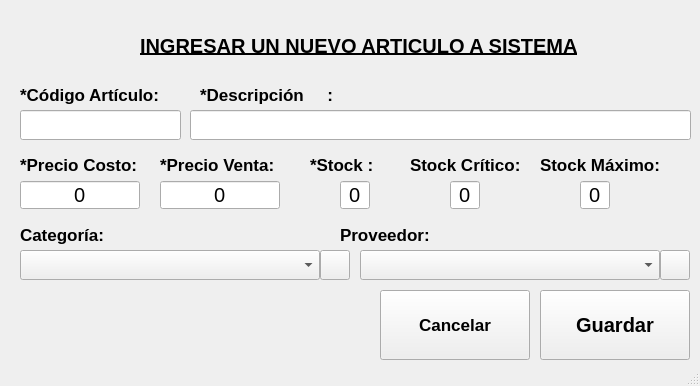
<?xml version="1.0" encoding="UTF-8"?>
<ui version="4.0">
 <class>MainWindow</class>
 <widget class="QMainWindow" name="MainWindow">
  <property name="geometry">
   <rect>
    <x>0</x>
    <y>0</y>
    <width>700</width>
    <height>386</height>
   </rect>
  </property>
  <property name="windowTitle">
   <string>Ingresar Producto</string>
  </property>
  <widget class="QWidget" name="centralwidget">
   <widget class="QLabel" name="label_09">
    <property name="geometry">
     <rect>
      <x>540</x>
      <y>150</y>
      <width>131</width>
      <height>30</height>
     </rect>
    </property>
    <property name="font">
     <font>
      <pointsize>13</pointsize>
      <weight>75</weight>
      <bold>true</bold>
     </font>
    </property>
    <property name="text">
     <string>Stock Máximo:</string>
    </property>
   </widget>
   <widget class="QComboBox" name="cbxCategoriaProductos">
    <property name="geometry">
     <rect>
      <x>20</x>
      <y>250</y>
      <width>300</width>
      <height>30</height>
     </rect>
    </property>
    <property name="font">
     <font>
      <pointsize>15</pointsize>
     </font>
    </property>
    <property name="currentIndex">
     <number>-1</number>
    </property>
   </widget>
   <widget class="QLineEdit" name="txtCodigo">
    <property name="geometry">
     <rect>
      <x>20</x>
      <y>110</y>
      <width>161</width>
      <height>30</height>
     </rect>
    </property>
    <property name="text">
     <string/>
    </property>
   </widget>
   <widget class="QLabel" name="label_07">
    <property name="geometry">
     <rect>
      <x>310</x>
      <y>150</y>
      <width>71</width>
      <height>30</height>
     </rect>
    </property>
    <property name="font">
     <font>
      <pointsize>13</pointsize>
      <weight>75</weight>
      <bold>true</bold>
     </font>
    </property>
    <property name="text">
     <string>*Stock :</string>
    </property>
   </widget>
   <widget class="QPushButton" name="btnAgregarProveedor">
    <property name="geometry">
     <rect>
      <x>660</x>
      <y>250</y>
      <width>30</width>
      <height>30</height>
     </rect>
    </property>
    <property name="font">
     <font>
      <pointsize>15</pointsize>
      <weight>75</weight>
      <bold>true</bold>
     </font>
    </property>
    <property name="text">
     <string/>
    </property>
    <property name="icon">
     <iconset>
      <normaloff>../icon/add-1.png</normaloff>../icon/add-1.png</iconset>
    </property>
    <property name="iconSize">
     <size>
      <width>13</width>
      <height>13</height>
     </size>
    </property>
   </widget>
   <widget class="QLineEdit" name="txtDescripcion">
    <property name="geometry">
     <rect>
      <x>190</x>
      <y>110</y>
      <width>501</width>
      <height>30</height>
     </rect>
    </property>
    <property name="font">
     <font>
      <pointsize>15</pointsize>
     </font>
    </property>
    <property name="text">
     <string/>
    </property>
   </widget>
   <widget class="QComboBox" name="cbxProveedores">
    <property name="geometry">
     <rect>
      <x>360</x>
      <y>250</y>
      <width>300</width>
      <height>30</height>
     </rect>
    </property>
    <property name="font">
     <font>
      <pointsize>15</pointsize>
     </font>
    </property>
    <property name="currentIndex">
     <number>-1</number>
    </property>
   </widget>
   <widget class="QLabel" name="label_04">
    <property name="geometry">
     <rect>
      <x>20</x>
      <y>150</y>
      <width>125</width>
      <height>30</height>
     </rect>
    </property>
    <property name="font">
     <font>
      <pointsize>13</pointsize>
      <weight>75</weight>
      <bold>true</bold>
     </font>
    </property>
    <property name="text">
     <string>*Precio Costo:</string>
    </property>
   </widget>
   <widget class="QLabel" name="label_06">
    <property name="geometry">
     <rect>
      <x>340</x>
      <y>220</y>
      <width>101</width>
      <height>30</height>
     </rect>
    </property>
    <property name="font">
     <font>
      <pointsize>13</pointsize>
      <weight>75</weight>
      <bold>true</bold>
     </font>
    </property>
    <property name="text">
     <string>Proveedor:</string>
    </property>
   </widget>
   <widget class="QLabel" name="label_03">
    <property name="geometry">
     <rect>
      <x>20</x>
      <y>220</y>
      <width>91</width>
      <height>30</height>
     </rect>
    </property>
    <property name="font">
     <font>
      <pointsize>13</pointsize>
      <weight>75</weight>
      <bold>true</bold>
     </font>
    </property>
    <property name="text">
     <string>Categoría:</string>
    </property>
   </widget>
   <widget class="QLabel" name="label_08">
    <property name="geometry">
     <rect>
      <x>410</x>
      <y>150</y>
      <width>121</width>
      <height>30</height>
     </rect>
    </property>
    <property name="font">
     <font>
      <pointsize>13</pointsize>
      <weight>75</weight>
      <bold>true</bold>
     </font>
    </property>
    <property name="text">
     <string>Stock Crítico:</string>
    </property>
   </widget>
   <widget class="QLabel" name="label_01">
    <property name="geometry">
     <rect>
      <x>20</x>
      <y>80</y>
      <width>151</width>
      <height>30</height>
     </rect>
    </property>
    <property name="font">
     <font>
      <pointsize>13</pointsize>
      <weight>75</weight>
      <bold>true</bold>
     </font>
    </property>
    <property name="text">
     <string>*Código Artículo:</string>
    </property>
   </widget>
   <widget class="QPushButton" name="btnAgregaCategoria">
    <property name="geometry">
     <rect>
      <x>320</x>
      <y>250</y>
      <width>30</width>
      <height>30</height>
     </rect>
    </property>
    <property name="font">
     <font>
      <pointsize>15</pointsize>
      <weight>75</weight>
      <bold>true</bold>
     </font>
    </property>
    <property name="text">
     <string/>
    </property>
    <property name="icon">
     <iconset>
      <normaloff>../icon/add-1.png</normaloff>../icon/add-1.png</iconset>
    </property>
    <property name="iconSize">
     <size>
      <width>13</width>
      <height>13</height>
     </size>
    </property>
   </widget>
   <widget class="QLabel" name="label_02">
    <property name="geometry">
     <rect>
      <x>200</x>
      <y>80</y>
      <width>141</width>
      <height>30</height>
     </rect>
    </property>
    <property name="font">
     <font>
      <pointsize>13</pointsize>
      <weight>75</weight>
      <bold>true</bold>
     </font>
    </property>
    <property name="text">
     <string>*Descripción     :</string>
    </property>
   </widget>
   <widget class="QLabel" name="label_05">
    <property name="geometry">
     <rect>
      <x>160</x>
      <y>150</y>
      <width>125</width>
      <height>30</height>
     </rect>
    </property>
    <property name="font">
     <font>
      <pointsize>13</pointsize>
      <weight>75</weight>
      <bold>true</bold>
     </font>
    </property>
    <property name="text">
     <string>*Precio Venta:</string>
    </property>
   </widget>
   <widget class="QLabel" name="label">
    <property name="geometry">
     <rect>
      <x>140</x>
      <y>30</y>
      <width>451</width>
      <height>31</height>
     </rect>
    </property>
    <property name="font">
     <font>
      <pointsize>15</pointsize>
      <weight>75</weight>
      <bold>true</bold>
      <underline>true</underline>
     </font>
    </property>
    <property name="text">
     <string>INGRESAR UN NUEVO ARTICULO A SISTEMA</string>
    </property>
   </widget>
   <widget class="QPushButton" name="btnGuardar">
    <property name="geometry">
     <rect>
      <x>540</x>
      <y>290</y>
      <width>150</width>
      <height>70</height>
     </rect>
    </property>
    <property name="font">
     <font>
      <pointsize>15</pointsize>
      <weight>75</weight>
      <bold>true</bold>
     </font>
    </property>
    <property name="text">
     <string>Guardar</string>
    </property>
    <property name="icon">
     <iconset>
      <normaloff>../icon/save.png</normaloff>../icon/save.png</iconset>
    </property>
    <property name="iconSize">
     <size>
      <width>50</width>
      <height>50</height>
     </size>
    </property>
   </widget>
   <widget class="QPushButton" name="btnCancelar">
    <property name="geometry">
     <rect>
      <x>380</x>
      <y>290</y>
      <width>150</width>
      <height>70</height>
     </rect>
    </property>
    <property name="font">
     <font>
      <pointsize>13</pointsize>
      <weight>75</weight>
      <bold>true</bold>
     </font>
    </property>
    <property name="text">
     <string>Cancelar</string>
    </property>
    <property name="icon">
     <iconset>
      <normaloff>../icon/error.png</normaloff>../icon/error.png</iconset>
    </property>
    <property name="iconSize">
     <size>
      <width>50</width>
      <height>50</height>
     </size>
    </property>
   </widget>
   <widget class="QSpinBox" name="txtStockCritico">
    <property name="geometry">
     <rect>
      <x>450</x>
      <y>180</y>
      <width>30</width>
      <height>30</height>
     </rect>
    </property>
    <property name="font">
     <font>
      <pointsize>15</pointsize>
     </font>
    </property>
    <property name="alignment">
     <set>Qt::AlignCenter</set>
    </property>
    <property name="buttonSymbols">
     <enum>QAbstractSpinBox::NoButtons</enum>
    </property>
   </widget>
   <widget class="QSpinBox" name="txtStockMaximo">
    <property name="geometry">
     <rect>
      <x>580</x>
      <y>180</y>
      <width>30</width>
      <height>30</height>
     </rect>
    </property>
    <property name="font">
     <font>
      <pointsize>15</pointsize>
     </font>
    </property>
    <property name="alignment">
     <set>Qt::AlignCenter</set>
    </property>
    <property name="buttonSymbols">
     <enum>QAbstractSpinBox::NoButtons</enum>
    </property>
    <property name="showGroupSeparator" stdset="0">
     <bool>true</bool>
    </property>
   </widget>
   <widget class="QSpinBox" name="txtStock">
    <property name="geometry">
     <rect>
      <x>340</x>
      <y>180</y>
      <width>30</width>
      <height>30</height>
     </rect>
    </property>
    <property name="font">
     <font>
      <pointsize>15</pointsize>
     </font>
    </property>
    <property name="alignment">
     <set>Qt::AlignCenter</set>
    </property>
    <property name="buttonSymbols">
     <enum>QAbstractSpinBox::NoButtons</enum>
    </property>
    <property name="showGroupSeparator" stdset="0">
     <bool>true</bool>
    </property>
   </widget>
   <widget class="QSpinBox" name="txtPrecioVenta">
    <property name="geometry">
     <rect>
      <x>160</x>
      <y>180</y>
      <width>120</width>
      <height>30</height>
     </rect>
    </property>
    <property name="font">
     <font>
      <pointsize>15</pointsize>
     </font>
    </property>
    <property name="alignment">
     <set>Qt::AlignCenter</set>
    </property>
    <property name="buttonSymbols">
     <enum>QAbstractSpinBox::NoButtons</enum>
    </property>
    <property name="showGroupSeparator" stdset="0">
     <bool>true</bool>
    </property>
    <property name="maximum">
     <number>999999</number>
    </property>
   </widget>
   <widget class="QSpinBox" name="txtPrecioCosto">
    <property name="geometry">
     <rect>
      <x>20</x>
      <y>180</y>
      <width>120</width>
      <height>30</height>
     </rect>
    </property>
    <property name="font">
     <font>
      <pointsize>15</pointsize>
     </font>
    </property>
    <property name="alignment">
     <set>Qt::AlignCenter</set>
    </property>
    <property name="buttonSymbols">
     <enum>QAbstractSpinBox::NoButtons</enum>
    </property>
    <property name="showGroupSeparator" stdset="0">
     <bool>true</bool>
    </property>
    <property name="maximum">
     <number>999999</number>
    </property>
    <property name="value">
     <number>0</number>
    </property>
   </widget>
  </widget>
  <widget class="QStatusBar" name="statusbar"/>
 </widget>
 <tabstops>
  <tabstop>txtCodigo</tabstop>
  <tabstop>txtDescripcion</tabstop>
  <tabstop>txtPrecioCosto</tabstop>
  <tabstop>txtPrecioVenta</tabstop>
  <tabstop>txtStock</tabstop>
  <tabstop>txtStockCritico</tabstop>
  <tabstop>txtStockMaximo</tabstop>
  <tabstop>cbxCategoriaProductos</tabstop>
  <tabstop>cbxProveedores</tabstop>
  <tabstop>btnGuardar</tabstop>
  <tabstop>btnCancelar</tabstop>
  <tabstop>btnAgregaCategoria</tabstop>
  <tabstop>btnAgregarProveedor</tabstop>
 </tabstops>
 <resources/>
 <connections/>
</ui>
